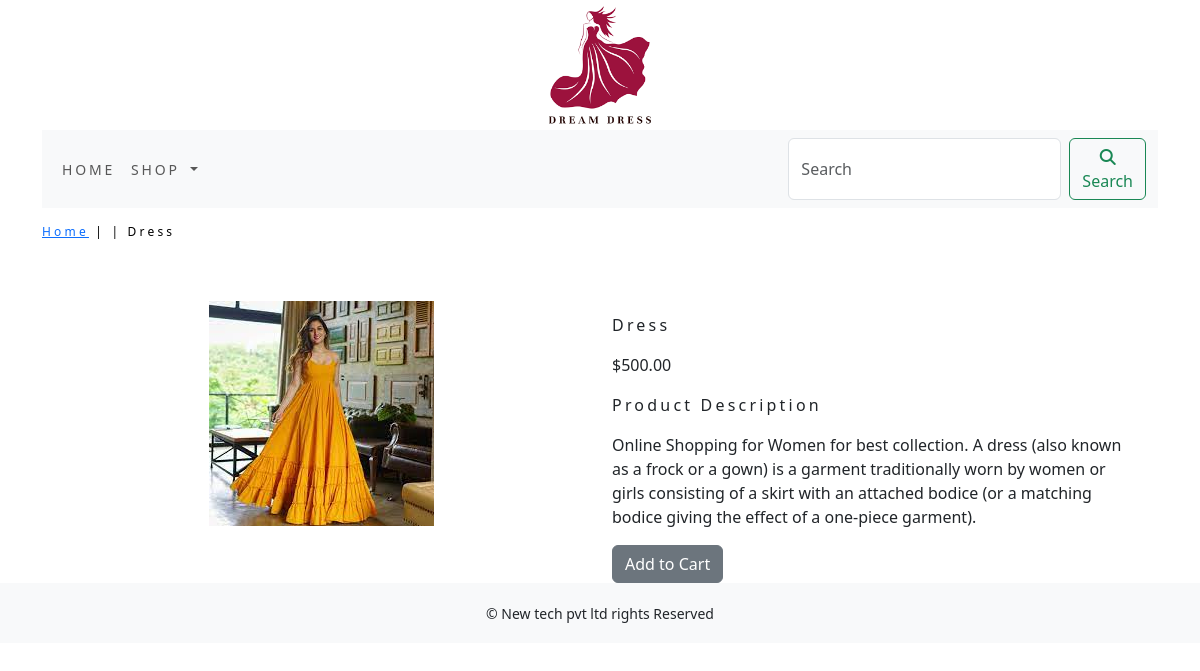
Page /shopapp/women-clothing/dress/ on the committed database.
### shopapp/models.py (models this page shows, shortened)
class Product(models.Model):
    name = models.CharField(max_length=250, unique=True)
    slug = models.SlugField(max_length=250, unique=True)
    description = models.TextField(blank=True)
    price=models.DecimalField(max_digits=10,decimal_places=2)
    category=models.ForeignKey(Category,on_delete=models.CASCADE)
    image = models.ImageField(upload_to='product', blank=True)
    stock=models.IntegerField()
    available=models.BooleanField(default=True)
    created=models.DateTimeField(auto_now_add=True)
    updated=models.DateTimeField(auto_now=True)
    class Meta:
        ordering = ('name',)
        verbose_name = 'product'
        verbose_name_plural = 'products'

### shopapp/views.py (the view)
# urls.py: path('<slug:c_slug>/<slug:product_slug>/',views.proDetail,name='prodCatdetail')
def proDetail(request,c_slug,product_slug):
    try:
        product=Product.objects.get(category__slug=c_slug,slug=product_slug)
    except Exception as e:
        raise e
    return render(request,'product.html',{'product':product})

### cartapp/context_processors.py (called while the page is built)
def counter(request):
    item_count=0
    if 'admin' in request.path:
        return {}
    else:
        try:
           cart=Cart.objects.filter(cart_id=_cart_id(request))
           car_items=CartItem.objects.all().filter(cart=cart[:1])
           for cart_item in car_items:
               item_count += cart_item.quantity
        except Cart.DoesNotExist:
            item_count =0
    return dict(item_count=item_count)

### cartapp/views.py (called while the page is built)
def _cart_id(request):
    cart=request.session.session_key
    if not cart:
        cart=request.session.create()
    return cart

### shopapp/context_processors.py (called while the page is built)
def menu_links(request):
    links=Category.objects.all()
    return dict(links=links)

### shopapp/models.py (called while the page is built)
    def get_url(self):
        return reverse('shopapp:products_by_category',args=[self.slug])

### templates/product.html (shortened to what this page needs)
{% extends 'base.html' %}
{% load static %}
{% block content %}
<div class="row my_prod_row_class">
    <div class="mx_auto">
        <p><a href="{%url 'shopapp:allProdCat' %}">Home</a> | <a href="{{product.category.get_url}}">{{product_category}}</a> | {{product.name}}</p>
    </div>
</div>
<div class="container">
<br>
<div class="row">
    <div class="col-12 col-sm-12 col-md-12 col-lg-6 text-center">
        <div style="min-width:18rem">
            <img src="{{product.image.url}}" alt="{{product.name}}">
        </div>
    </div>
    <div class="col-12 col-sm-12 col-md-12 col-lg-6">
        <div>
        <h1 class="my_prod_title">{{product.name}}</h1>
        <p>${{product.price}}</p>
        <p class="my_title">Product Description</p>
        <p class="text-justify my_prod_text">{{product.description}}</p>
        {% if product.stock <= 0 %}
        <p class="text-justify my_prod_text"><b>Out of stock</b></p>
        {% else %}
        <a class="btn btn-secondary" href="{% url 'cartapp:add_cart' product.id %}">Add to Cart</a>
        {% endif %}
    </div>
    </div>
</div>
</div>
</div>
{% endblock %}

### static/css/custom.css (style rules this page uses)
body { font-family: 'Roboto', sans-serif; }
.my_title { font-size:16px; text_transform:uppercase; letter-spacing:.2em; }
.my_prod_row_class { padding-top:15px; padding-bottom:20px; letter-spacing:.2em; }
.my_prod_row_class .mx_auto { color:#000; font-size:12px; text-decoration:none; }
.my_prod_title { font-size:16px; text_transform:uppercase; letter-spacing:.2em; padding-top:15px; padding-bottom:10px; }
.my_prod_text { padding-right:20px; }

### rows in the picture
Product: name "Dress", image (picture), price "500.00", description "Online Shopping for Women for best collection. A dress (also known as a frock or a gown) is a garment traditionally worn by women or girls consisting of a skirt with an attached bodice (or a matching bodice giving the effect of a one-piece garment)."
